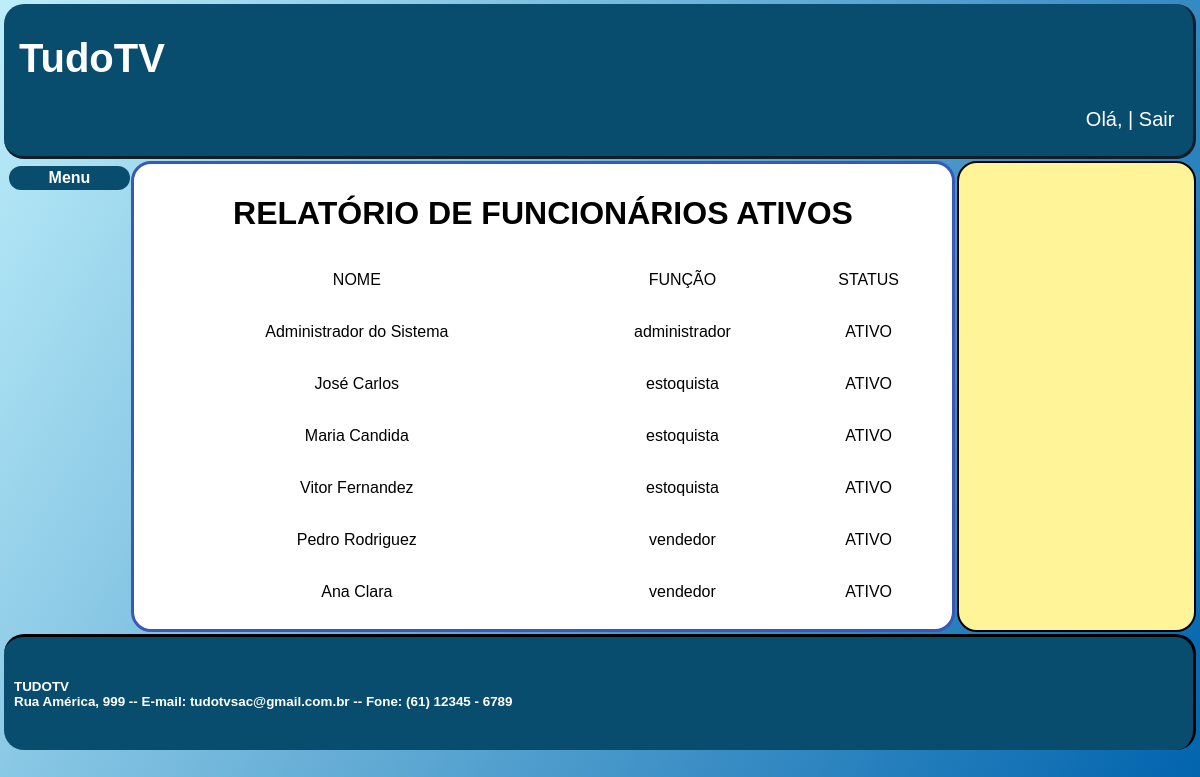
Screenshot of /relatorioFunAtivos.php with the database file from the repository.
### tables this page shows
CREATE TABLE `funcionarios` (
  `id_funcionarios` int(11) NOT NULL,
  `nome` varchar(45) NOT NULL,
  `cpf` varchar(45) NOT NULL,
  `email` varchar(45) DEFAULT NULL,
  `endereco` varchar(45) DEFAULT NULL,
  `funcao` varchar(45) NOT NULL,
  `status` varchar(45) NOT NULL DEFAULT 'ATIVO',
  `login` varchar(45) NOT NULL,
  `senha` varchar(45) NOT NULL,
  `telefone` varchar(45) DEFAULT NULL,
  `data_admissao` date NOT NULL,
  `salario` decimal(10,2) NOT NULL
);

### relatorioFunAtivos.php (the view, shortened to what this page needs)
<!DOCTYPE html>
<html lang="pt-br">
    <head>
        <link rel="stylesheet" href="style.css">
    </head>
    <body>
        <div class="cabecalho">
            <div class="conteudoCabecalho">
                <h1>TudoTV</h1>
                <p align="right"> Olá, <?php include 'validaLogin.php'; ?><a class="sair" href="logout.php"> | Sair </a></p>
            </div>
        </div>
        <div class="menu">
                <div class="conteudoMenu">
                    <div class="tituloMenu">
                        <b>Menu</b>
                    </div>
                </div>
        </div>
        <div class="conteudo">
            <div class="conteudoEspecifico">
                <h1>RELATÓRIO DE FUNCIONÁRIOS ATIVOS</h1>
                <?php
                $conectar = mysqli_connect("localhost", "root", "", "lojatv");
                $sql_pesquisar = "SELECT nome,funcao,status,id_funcionarios FROM funcionarios WHERE status='ATIVO'";
                $sql_resultado = mysqli_query($conectar, $sql_pesquisar);
                ?>
                <table width="100%">
                    <tr height="50px">
                        <td>
                            NOME
                        </td>
                        <td>
                            FUNÇÃO
                        </td>
                        <td>
                            STATUS
                        </td>
                    </tr>
                    <?php
                    while ($registro = mysqli_fetch_row($sql_resultado)) {
                        if($_SESSION["Funcao"] == "gerente" && $registro[1]=="administrador"){
                        }else{
                    ?>
                        <tr height="50px">
                            <td>
                                    <?php echo $registro[0]; ?>
                            </td>
                            <td>
                                <?php echo $registro[1]; ?>
                            </td>
                            <td>
                                <?php echo $registro[2]; ?>
                            </td>
                        </tr>
                    <?php
                        }
                    }
                    ?>
                </table>
            </div>
        </div>
        <div class="lado">
        </div>
        <div class="rodape">
            <div class="conteudoRodape">
                <?php include 'rodapeGlobal.php' ?>
            </div>
        </div>
    </body>
</html>

### style.css (style rules this page uses)
body { font-family: Arial, sans-serif; display: flex; flex-wrap: wrap; margin: 3px; flex: 1 1 100vw; background-image: linear-gradient(120deg, #bdeefa, #0063ad); background-attachment: fixed; }
.cabecalho { padding: 5px; font-size: 20px; margin: 1px; display: flex; flex: 1 1 100vw; background-color: #084d6e; border: 3px solid #111e2a; border-top: none; border-left: none; border-radius: 20px; }
.conteudoCabecalho { width: 98%; padding-left: 10px; color: white; }
.menu { padding: 5px; display: flex; border-radius: 20px; margin: 1px; flex: 1 1 100px; }
.conteudoMenu { width: 100%; height: 100%; display: flex; flex-direction: column; text-align: center; }
.tituloMenu { border-radius: 20px; width: 100%; display: flex; flex-direction: column; text-align: center; padding: 3px; background-color: #084d6e; color: #ffffff; font-weight: bold; }
.conteudo { padding: 10px; display: flex; border-radius: 20px; margin: 1px; flex: 20 1 500px; border: 3px solid rgb(56, 89, 180); background: #ffffff; height: auto; }
.lado { padding: 10px; display: flex; flex-direction: column; border-radius: 20px; border: 2px solid #000000; background-color: rgb(255, 245, 152); margin: 1px; flex: 1 1 200px; }
.rodape { padding: 10px; font-size: 20px; margin: 1px; display: flex; flex: 1 1 100vw; background-color: #084d6e; border: 3px solid #000000; border-bottom: none; border-left: none; border-radius: 20px; color: white; }
.conteudoEspecifico { width: 100%; height: 100%; display: flex; flex-direction: column; text-align: center; }
.conteudoRodape { width: 100%; height: 100%; }
a { text-decoration: none; }
.sair { text-decoration: none; color: white; }

### rows the page displays
funcionarios: nome "Administrador do Sistema", funcao "administrador", status "ATIVO"
funcionarios: nome "José Carlos", funcao "estoquista", status "ATIVO"
funcionarios: nome "Maria Candida", funcao "estoquista", status "ATIVO"
funcionarios: nome "Vitor Fernandez", funcao "estoquista", status "ATIVO"
funcionarios: nome "Pedro Rodriguez", funcao "vendedor", status "ATIVO"
funcionarios: nome "Ana Clara", funcao "vendedor", status "ATIVO"
